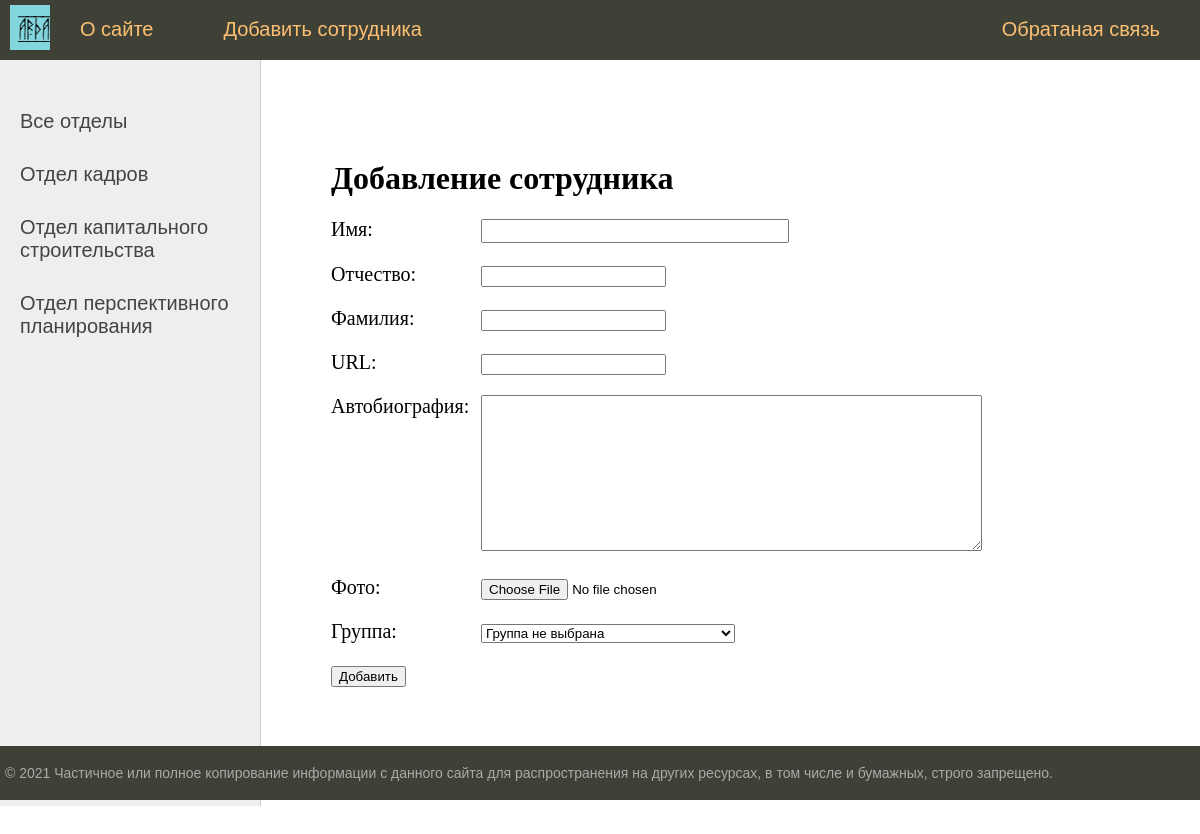
The app's page /adduser/ (signed in) with its own data.
### user/models.py (models this page shows)
class Group(models.Model):
    name = models.CharField(max_length=255, db_index=True, verbose_name='Отдел')
    slug = models.SlugField(max_length=255, unique=True, db_index=True, verbose_name='URL')
    def __str__(self):
        return self.name
    def get_absolute_url(self):
        return reverse('group', kwargs={'group_slug': self.slug})
    class Meta:
        verbose_name = 'Отделы'
        verbose_name_plural = 'Отделы'
        ordering = ['id']

### user/views.py (the view)
# urls.py: path('adduser/', AddUser.as_view(), name='add_user'),
class AddUser(LoginRequiredMixin, DataMixin, CreateView):
    form_class = AddUserForm
    template_name = 'user/adduser.html'
    success_url = reverse_lazy('home')
    login_url = reverse_lazy('home')
    raise_exception = True
    def get_context_data(self, **kwargs):
        context = super().get_context_data(**kwargs)
        c_def = self.get_user_context(title='Добавление сотрудника')
        return dict(list(context.items()) + list(c_def.items()))

### user/forms.py (shortened to what this page needs)
class AddUserForm(forms.ModelForm):
    def __init__(self, *args, **kwargs):
        super().__init__(*args, **kwargs)
        self.fields['group'].empty_label = "Группа не выбрана"
    class Meta:
        model = User
        fields = ['name', 'patronymic', 'surname', 'slug', 'autobiography', 'photo', 'group']
        widgets = {
            'name': forms.TextInput(attrs={'class': 'form-input'}),
            'autobiography': forms.Textarea(attrs={'cols': 60, 'rows': 10}),
        }

### user/utils.py (called while the page is built)
    def get_user_context(self, **kwargs):
        context = kwargs
        groups = Group.objects.annotate(Count('user'))
        user_menu = menu.copy()
        if not self.request.user.is_authenticated:
            user_menu.pop(1)
        context['menu'] = user_menu
        context['groups'] = groups
        if 'group_selected' not in context:
            context['group_selected'] = 0
        return context

### user/templates/user/adduser.html (shortened to what this page needs)
{% extends 'user/base.html' %}
{% block content %}
<h1>{{title}}</h1>
<form action="{% url 'add_user' %}" method="post" enctype="multipart/form-data">
    {% for f in form %}
    <p><label class="form-label" for="{{ f.id_for_label }}">{{f.label}}: </label>{{ f }}</p>
    {% endfor %}
    <button type="submit">Добавить</button>
</form>
{% endblock %}

### user/templates/user/base.html (shortened to what this page needs)
{% load static %}
{% load user_tags %}
<!DOCTYPE html>
<html>
<head>
	<link type="text/css" href="{% static 'user/css/style.css' %}" rel="stylesheet" />
</head>
<body>
<table class="table-page" border=0 cellpadding="0" cellspacing="0">
<tr><td valign=top>
{% block mainmenu %}
		<div class="header">
			<ul id="mainmenu" class="mainmenu">
			<li class="logo"><a href="{% url 'home' %}"><div class="logo"></div></a></li>
{% for m in menu %}
	{% if not forloop.last %}
			<li><a href="{% url m.url_name %}">{{m.title}}</a></li>
	{% else %}
			<li class="last"><a href="{% url m.url_name %}">{{m.title}}</a></li>
	{% endif %}
{% endfor %}
			</ul>
		</div>
{% endblock mainmenu %}
<table class="table-content" border=0 cellpadding="0" cellspacing="0">
<tr>
	<td valign="top" class="left-chapters">
	<ul id="leftchapters">
{% if cat_selected == 0 %}
		<li class="selected">Все отделы</li>
{% else %}
		<li><a href="{% url 'home' %}">Все отделы</a></li>
{% endif %}
{% for c in groups %}
{% if c.user__count > 0 %}
	{% if c.pk == cat_selected %}
		<li class="selected">{{c.name}}</li>
	{% else %}
		<li><a href="{{ c.get_absolute_url }}">{{c.name}}</a></li>
	{% endif %}
{% endif %}
{% endfor %}
	</ul>
</td>
<td valign="top" class="content">
	<div class="content-text">
{% block content %}
{% endblock %}
	</div>
</td></tr></table>
</td></tr>
<tr><td valign=top>
	<div id="footer">
		<p>&copy; 2021 Частичное или полное копирование информации с данного сайта для распространения на других ресурсах, в том числе и бумажных, строго запрещено.</p>
	</div>
</td></tr></table>
</body>
</html>

### user/static/user/css/style.css (style rules this page uses)
html, body { font-family: 'Arial'; margin: 0; padding: 0; height: 100%; width: 100%; color: #444; }
a { color: #0059b2; text-decoration: none; }
.table-page { width: 100%; height: 100%; vertical-align: top; }
.table-page tr { height: 100%; }
.header { background: #3F4137; height: 60px; }
.logo { background: url('../images/logo.png') no-repeat 10px 5px; width: 50px; height: 50px; }
ul.mainmenu { list-style: none; margin: 0; padding: 0; height: 60px; color: #58e36e; font-size: 20px; overflow: hidden; }
ul.mainmenu li { float: left; margin: 18px 40px 0 30px; }
ul.mainmenu li.logo { margin: 0; }
ul.mainmenu li.last { float: right; }
ul.mainmenu li a { color: #fdc073; text-decoration: none; }
.table-content { width: 100%; min-height: 100%; height: 100%; }
.left-chapters { margin: 0; background: #eee; border-right: 1px solid #ccc; min-height: 100%; }
.left-chapters ul { width: 230px; min-height: 100%; margin: 0; padding: 20px 10px 10px 20px; list-style: none; font-size: 20px; }
.left-chapters ul li { margin: 30px 0 0 0; color: #999; }
.left-chapters ul li a { color: #444; text-decoration: none; }
.content { padding: 40px 20px 20px 40px; width: 100%; box-sizing: border-box; }
.content-text { margin: 60px 0 0 30px; color: #000; font-size: 20px; font-family: Yandex Sans Display Light; }
.content-text h1 { font-size: 32px; }
#footer { box-sizing: border-box; background: #3F4137; padding: 5px; color: #aaa; font-size: 14px; font-family: Verdana, Geneva, Arial, Helvetica; text-align: left; overflow: hidden; }
.form-input { width: 300px; font-size: 16px; }
.form-label { display: inline-block; min-width: 150px; vertical-align: top; }

### records on screen
Group: name "Отдел кадров"
Group: name "Отдел капитального строительства"
Group: name "Отдел перспективного планирования"

### other values on screen
{{ m.title }} "О сайте" "Добавить сотрудника"
{{ m.title }} "Обратаная связь"
{{ title }} "Добавление сотрудника"
{{ f.label }} "Имя" "Отчество" "Фамилия" "URL" "Автобиография" "Фото" "Группа"
